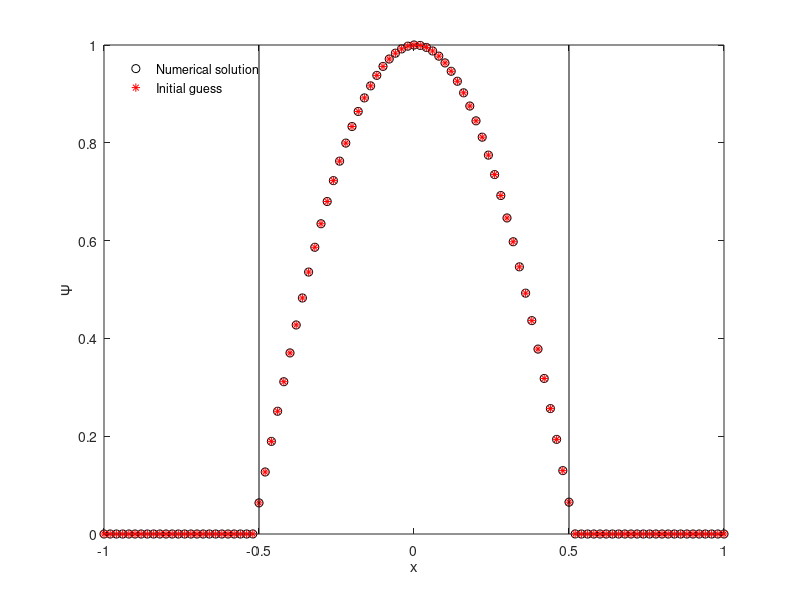
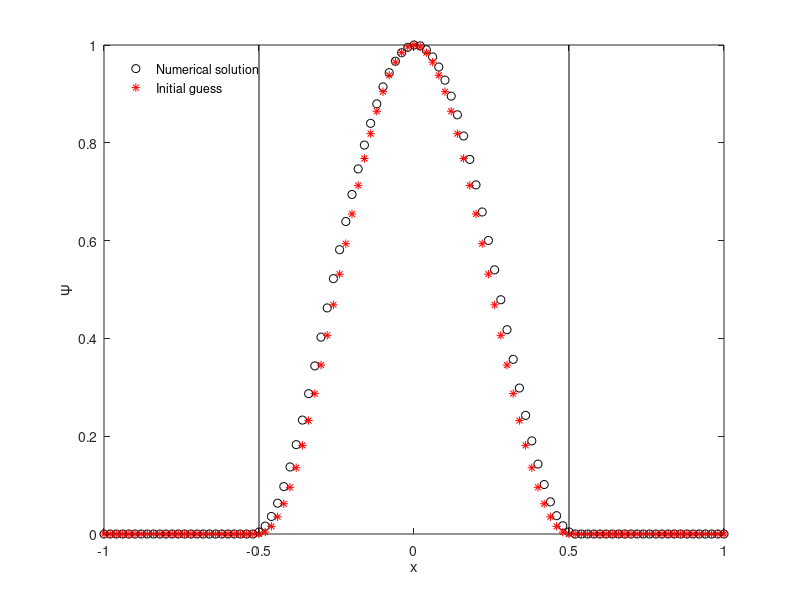

These figures' MATLAB source, in order:
% independant.m
% When dealing with the two electron case we make the assumption that the
% electrons are non interacting.
% Solves the problem by inverse power iteration

% Clear memory and show only a few digits
clear all; format short;

% Size of System
L = 100;

% Define values of the independent variable
xmin = -1;
xmax = 1;
h=(xmax-xmin)/L;
x=xmin:h:xmax;
L=L+1; % Passing through zero

% Electric Constant
e_const = 1;

% Number of matrix iterations
nits=15;

% Initial guess for the wave function
psi0=zeros(L,1);
psi1=zeros(L,1);
psi0(abs(x) <= xmax/2)=cos(0.5*pi*2*x(abs(x) <= xmax/2));
psi1(abs(x) <= xmax/2)=cos(pi*2*x(abs(x) <= xmax/2));
%psi0 = psi0./(sum(psi0)*h);
Psi=zeros(2,L);
Psi(1,:) = psi1;
Psi(2,:) = psi0;
energy = zeros(2,1);

% Construct matrix D2 associated with the derivative
D2=-2*eye(L);
D2=D2+diag(ones(L-1,1),+1)+diag(ones(L-1,1),-1);
D2=D2/h^2;

V = zeros(L,1);
V0 = zeros(L,1);
V0(abs(x)>xmax/2) = 1e6;

for j = 1:nits
    for i = 1:2
        % Add diagonal component associated with the potential
        
        V = V0;
        for k = 1:L/2
            k = k+abs(xmin/h)/2;
            p = Psi(mod(i,2)+1,:).^2*h;
            o = (abs((x-xmin)-k*h)).^-1;
            o(o>2/h) = 0;
            V(k) = V(k) + e_const*sum(o.*p);
        end
        
        A=-D2+diag(V);
        psi = Psi(i,:)';
        % Compute inverse matrix
        B=inv(A);
        for n=1:nits
            % Inverse iteration & normalisation
            psi=B*psi;
            psi=psi/max(abs(psi)); 
        end
        Psi(i,:) = psi;
        energy(i) = mean(Psi(1,:)'./(A*Psi(1,:)'));
        
        % Plot Functions
        figure(1)
        plot(x,Psi(1,:),'ko',x,Psi(2,:),'r*',...
            [xmax/2 xmax/2],[0 1],'k', [xmin/2 xmin/2],[0 1], 'k')
        xlabel('x'); ylabel('\Psi');
        anno=legend('Numerical solution','Initial guess');
        set (anno,'Box','off','Location','NorthWest')
        drawnow;
        %pause(0.5)
        
    end
    
end
% Determine eigenvalue
energy_est=sum(energy);

figure(2)
% Plot wave function, initial wave function
plot(x,((Psi(1,:)).*Psi(2,:))./max(Psi(1,:).*Psi(2,:)),'ko',x,psi0.*psi0,'r*',...
    [xmax/2 xmax/2],[0 1],'k', [xmin/2 xmin/2],[0 1], 'k')
xlabel('x'); ylabel('\Psi');
anno=legend('Numerical solution','Initial guess');
set (anno,'Box','off','Location','NorthWest')

disp('Estimate of eigenvalue E: ');
disp(energy_est);